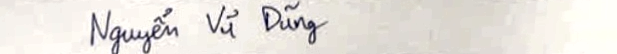
#> input picture crops/ho_va_ten_refined.png, 617 x 54 px
$ python debug_binarization.py
#> lines starting #> are read from the running program, lines starting #| are printed output that depends on the picture; after the words box and inside, x2 and y2 are one past the last pixel; in counts of white or black regions, pixels touching at a corner belong together
import cv2
import numpy as np
from PIL import Image

def kmeans_binarize(img_path):
#> called with img_path = 'crops/ho_va_ten_refined.png'
    img = cv2.imread(img_path)
#> img is the input picture: shape (54, 617, 3); mean B, G, R 221.9, 227, 231.3
    if img is None:
        print(f"Error: Could not read {img_path}")
        return None
    gray = cv2.cvtColor(img, cv2.COLOR_BGR2GRAY)

    # Pre-process: optional blur to reduce noise
    # gray = cv2.GaussianBlur(gray, (3, 3), 0)

    pixel_values = gray.reshape((-1, 1))
    pixel_values = np.float32(pixel_values)

    criteria = (cv2.TERM_CRITERIA_EPS + cv2.TERM_CRITERIA_MAX_ITER, 100, 0.2)
    k = 2
    _, labels, centers = cv2.kmeans(pixel_values, k, None, criteria, 10, cv2.KMEANS_RANDOM_CENTERS)
#> centers = [108, 234.3]

    centers = np.uint8(centers)
#> centers = [108, 234]
    if centers[0] > centers[1]:
        bg_label, fg_label = 0, 1
    else:
        bg_label, fg_label = 1, 0

    res = np.zeros_like(labels, dtype=np.uint8)
    res[labels == bg_label] = 255
    res[labels == fg_label] = 0

    return res.reshape(gray.shape)

# Process ho_va_ten_refined.png
img_path = 'crops/ho_va_ten_refined.png'
bin_img = kmeans_binarize(img_path)
if bin_img is not None:
    cv2.imwrite('debug_ho_va_ten_bin.png', bin_img)
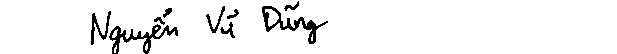
#> saved as debug_ho_va_ten_bin.png: shape (54, 617); 94.7% white; 9 black regions, largest, box (x1, y1, x2, y2) and area: (109, 24, 178, 54) 584, (262, 6, 328, 44) 559, (91, 11, 111, 45) 215
    print("Saved binarized image to debug_ho_va_ten_bin.png")

# Process image5.png for comparison
img_path_5 = 'images/image5.png'
bin_img_5 = kmeans_binarize(img_path_5)
#> call 2 of kmeans_binarize, with img_path = 'images/image5.png'
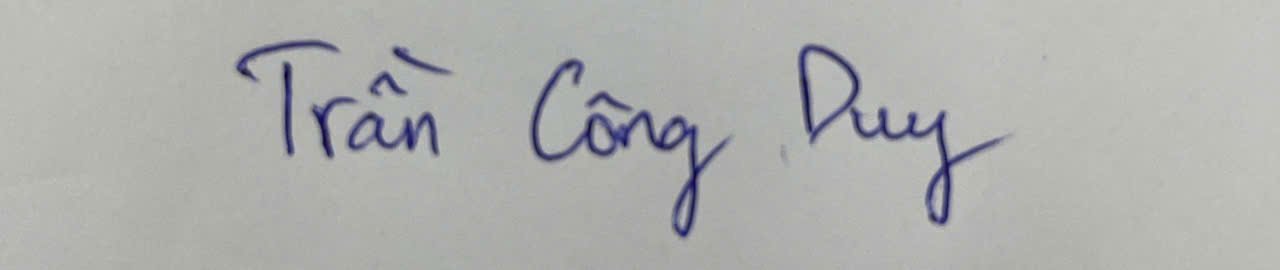
#> input picture images/image5.png, 1280 x 270 px
#> in kmeans_binarize, img is the input picture: shape (270, 1280, 3); mean B, G, R 173.8, 176.1, 175
#> in kmeans_binarize (call 2), `gray = cv2.cvtColor(img, cv2.COLOR_BGR2GRAY)`:
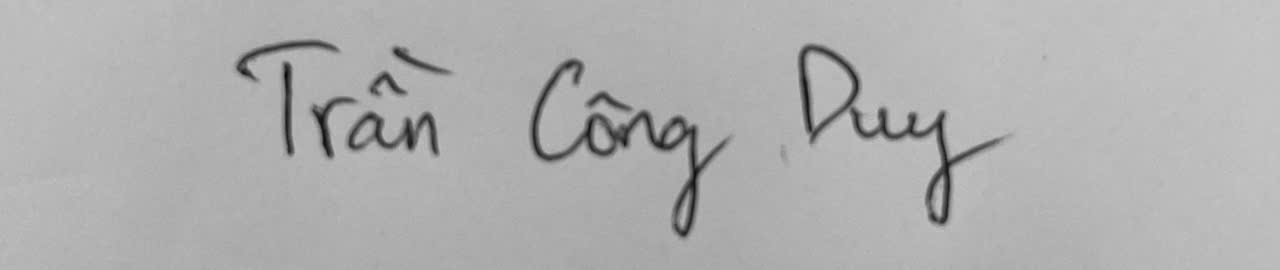
#> gray: shape (270, 1280); min 6, max 201, mean 175.5
#> in kmeans_binarize (call 2), `_, labels, centers = cv2.kmeans(pixel_values, k, None, criteria, 10, c..`: centers = [179.6, 89.05]
#> in kmeans_binarize (call 2), `centers = np.uint8(centers)`: centers = [179, 89]
if bin_img_5 is not None:
    cv2.imwrite('debug_image5_bin.png', bin_img_5)
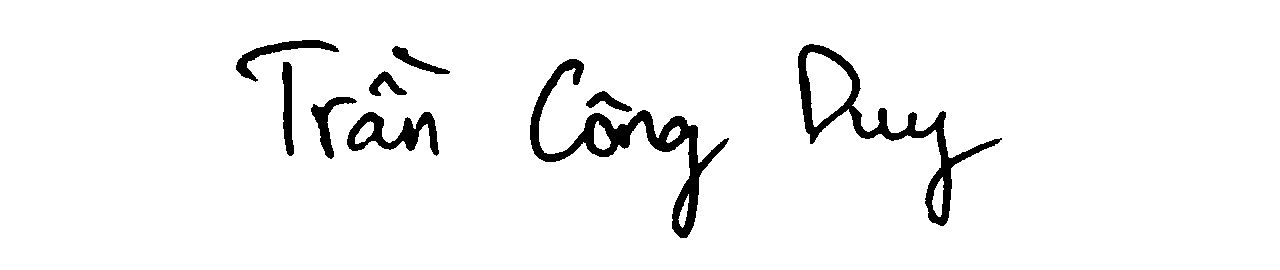
#> saved as debug_image5_bin.png: shape (270, 1280); 95.5% white; 9 black regions, largest, box (x1, y1, x2, y2) and area: (530, 59, 729, 238) 5499, (798, 44, 1002, 226) 4601, (347, 112, 439, 156) 1702
    print("Saved binarized image to debug_image5_bin.png")
